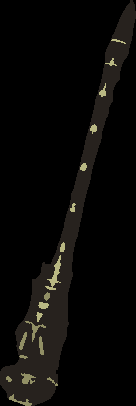
#> input picture experiments/odo_seg_analyzer/images/4155610_198_discrete.png, 136 x 406 px, found by its file name
$ python align_species_segs3.py
#> lines starting #> are read from the running program, lines starting #| are printed output that depends on the picture
#> further down, imReference is the input picture: shape (406, 136, 3); mean B, G, R 7.3, 8.9, 9.8
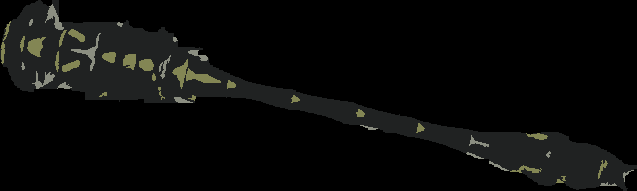
#> input picture experiments/odo_seg_analyzer/images/56568289_564_discrete.png, 637 x 191 px, found by its file name
#> further down, im is the input picture: shape (191, 637, 3); mean B, G, R 9.2, 10.2, 9.7
from __future__ import print_function
import cv2
import numpy as np

MAX_FEATURES = 500
GOOD_MATCH_PERCENT = 0.15

def alignImages(im1, im2):
  # Convert images to grayscale
  im1Gray = cv2.cvtColor(im1, cv2.COLOR_BGR2GRAY)
  im2Gray = cv2.cvtColor(im2, cv2.COLOR_BGR2GRAY)
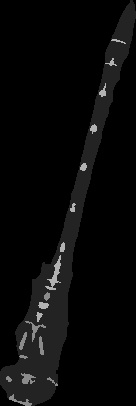
#> im2Gray: shape (406, 136); min 0, max 178, mean 9

  # Detect ORB features and compute descriptors.
  orb = cv2.ORB_create(MAX_FEATURES)
  keypoints1, descriptors1 = orb.detectAndCompute(im1Gray, None)
#> keypoints1 = 343 keypoints; strongest (x, y, size): (200, 53, 37.2), (176, 38, 31), (200, 56, 37.2), (204, 55, 37.2)
  keypoints2, descriptors2 = orb.detectAndCompute(im2Gray, None)
#> keypoints2 = 80 keypoints; strongest (x, y, size): (40, 313, 37.2), (49, 283, 37.2), (46, 305, 37.2), (56, 280, 31)

  # Match features.
  matcher = cv2.DescriptorMatcher_create(cv2.DESCRIPTOR_MATCHER_BRUTEFORCE_HAMMING)
  matches = matcher.match(descriptors1, descriptors2, None)
#> matches = 343 matches

  matches = list(matches)
  # Sort matches by score
  matches.sort(key=lambda x: x.distance, reverse=False)

  # Remove not so good matches
  numGoodMatches = int(len(matches) * GOOD_MATCH_PERCENT)
#> numGoodMatches = 51
  matches = matches[:numGoodMatches]
#> matches = 51 matches

  # Draw top matches
  imMatches = cv2.drawMatches(im1, keypoints1, im2, keypoints2, matches, None)
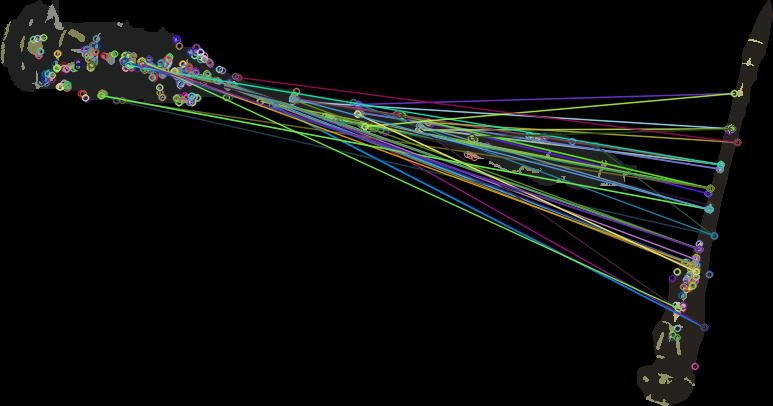
#> imMatches: shape (406, 773, 3); mean B, G, R 12.7, 14.1, 12.2
  cv2.imwrite("matches.jpg", imMatches)

  # Extract location of good matches
  points1 = np.zeros((len(matches), 2), dtype=np.float32)
#> points1 = 51 pairs, first value 0 to 0, second value 0 to 0
  points2 = np.zeros((len(matches), 2), dtype=np.float32)
#> points2 = 51 pairs, first value 0 to 0, second value 0 to 0

  for i, match in enumerate(matches):
    points1[i, :] = keypoints1[match.queryIdx].pt
    points2[i, :] = keypoints2[match.trainIdx].pt
#> this loop made 51 passes
#> after the loop, points1 = 51 pairs, first value 100.8 to 595, second value 60.48 to 145; points2 = 51 pairs, first value 41 to 100, second value 93 to 327

  # Find homography
  h, mask = cv2.findHomography(points1, points2, cv2.RANSAC)
#> h = [[0.495, -2.25, 73.14], [1.28, -5.79, 187.1], [0.0068, -0.0308, 1]]; mask = 51 values, max 1 at index 5, min 0 at index 0, mean 0.235

  # Use homography
  height, width, channels = im2.shape
#> height = 406; width = 136; channels = 3
  im1Reg = cv2.warpPerspective(im1, h, (width, height))
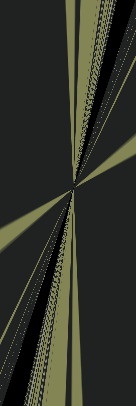
#> im1Reg: shape (406, 136, 3); mean B, G, R 41.4, 50.4, 48.4

  return im1Reg, h

img1name = "4155610_198"
img2name = "56568289_564"

# Read reference image
refFilename = "form.jpg"
print("Reading reference image : ", refFilename)
imReference = cv2.imread("images/" + img1name + "_discrete.png",cv2.IMREAD_COLOR)

# Read image to be aligned
imFilename = "scanned-form.jpg"
print("Reading image to align : ", imFilename);
im = cv2.imread("images/" + img2name + "_discrete.png",cv2.IMREAD_COLOR)

print("Aligning images ...")
# Registered image will be resotred in imReg.
# The estimated homography will be stored in h.
imReg, h = alignImages(im, imReference)

# Write aligned image to disk.
outFilename = "aligned.jpg"
print("Saving aligned image : ", outFilename);
cv2.imwrite(outFilename, imReg)

# Print estimated homography
print("Estimated homography : \n",  h)
#| Estimated homography :
#|  [[ 4.94981510e-01 -2.24734301e+00  7.31413509e+01]
#|  [ 1.27997917e+00 -5.78894711e+00  1.87121542e+02]
#|  [ 6.79590189e-03 -3.08044525e-02  1.00000000e+00]]
